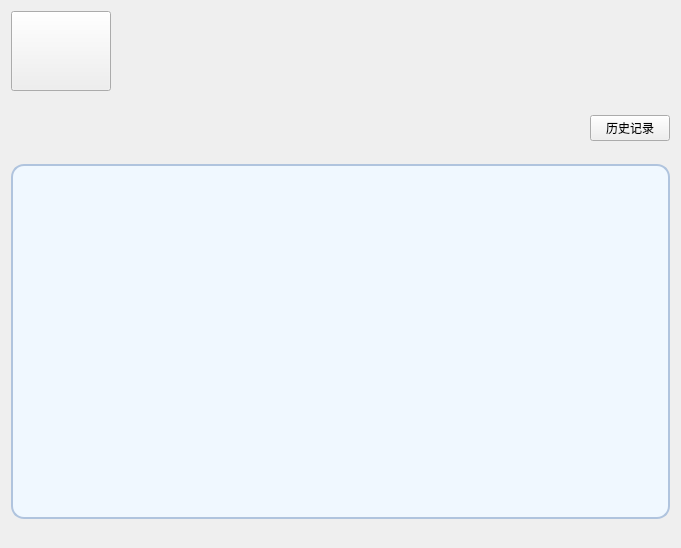
<?xml version="1.0" encoding="UTF-8"?>
<ui version="4.0">
 <class>CheckupRecord</class>
 <widget class="QWidget" name="CheckupRecord">
  <property name="geometry">
   <rect>
    <x>0</x>
    <y>0</y>
    <width>681</width>
    <height>548</height>
   </rect>
  </property>
  <property name="windowTitle">
   <string>Form</string>
  </property>
  <layout class="QGridLayout" name="gridLayout_2">
   <item row="0" column="0">
    <layout class="QVBoxLayout" name="verticalLayout_2">
     <item>
      <layout class="QHBoxLayout" name="horizontalLayout_2">
       <item>
        <widget class="QPushButton" name="returnBtn">
         <property name="minimumSize">
          <size>
           <width>100</width>
           <height>80</height>
          </size>
         </property>
         <property name="maximumSize">
          <size>
           <width>100</width>
           <height>80</height>
          </size>
         </property>
         <property name="sizeIncrement">
          <size>
           <width>0</width>
           <height>0</height>
          </size>
         </property>
         <property name="text">
          <string/>
         </property>
         <property name="icon">
          <iconset resource="../Resource/icom.qrc">
           <normaloff>:/returnExit.png</normaloff>:/returnExit.png</iconset>
         </property>
         <property name="iconSize">
          <size>
           <width>50</width>
           <height>50</height>
          </size>
         </property>
        </widget>
       </item>
       <item>
        <spacer name="horizontalSpacer_2">
         <property name="orientation">
          <enum>Qt::Horizontal</enum>
         </property>
         <property name="sizeHint" stdset="0">
          <size>
           <width>40</width>
           <height>20</height>
          </size>
         </property>
        </spacer>
       </item>
      </layout>
     </item>
     <item>
      <spacer name="verticalSpacer_2">
       <property name="orientation">
        <enum>Qt::Vertical</enum>
       </property>
       <property name="sizeType">
        <enum>QSizePolicy::Minimum</enum>
       </property>
       <property name="sizeHint" stdset="0">
        <size>
         <width>20</width>
         <height>18</height>
        </size>
       </property>
      </spacer>
     </item>
     <item>
      <layout class="QVBoxLayout" name="verticalLayout">
       <item>
        <layout class="QHBoxLayout" name="horizontalLayout">
         <item>
          <spacer name="horizontalSpacer">
           <property name="orientation">
            <enum>Qt::Horizontal</enum>
           </property>
           <property name="sizeHint" stdset="0">
            <size>
             <width>40</width>
             <height>20</height>
            </size>
           </property>
          </spacer>
         </item>
         <item>
          <widget class="QPushButton" name="pushButton_2">
           <property name="text">
            <string>历史记录</string>
           </property>
          </widget>
         </item>
        </layout>
       </item>
       <item>
        <spacer name="verticalSpacer">
         <property name="orientation">
          <enum>Qt::Vertical</enum>
         </property>
         <property name="sizeType">
          <enum>QSizePolicy::Minimum</enum>
         </property>
         <property name="sizeHint" stdset="0">
          <size>
           <width>20</width>
           <height>17</height>
          </size>
         </property>
        </spacer>
       </item>
       <item>
        <widget class="QWidget" name="widget" native="true">
         <property name="styleSheet">
          <string notr="true">background-color: #F0F8FF;
border: 2px solid #B0C4DE;
border-radius: 13px;</string>
         </property>
         <layout class="QVBoxLayout" name="verticalLayout_3">
          <item>
           <layout class="QVBoxLayout" name="placeholderLayout"/>
          </item>
          <item>
           <widget class="QTableView" name="tableView">
            <property name="styleSheet">
             <string notr="true">background-color: transparent;
border: none;</string>
            </property>
           </widget>
          </item>
         </layout>
        </widget>
       </item>
      </layout>
     </item>
     <item>
      <spacer name="verticalSpacer_3">
       <property name="orientation">
        <enum>Qt::Vertical</enum>
       </property>
       <property name="sizeType">
        <enum>QSizePolicy::Minimum</enum>
       </property>
       <property name="sizeHint" stdset="0">
        <size>
         <width>20</width>
         <height>18</height>
        </size>
       </property>
      </spacer>
     </item>
    </layout>
   </item>
  </layout>
 </widget>
 <resources>
  <include location="../Resource/icom.qrc"/>
 </resources>
 <connections/>
</ui>
